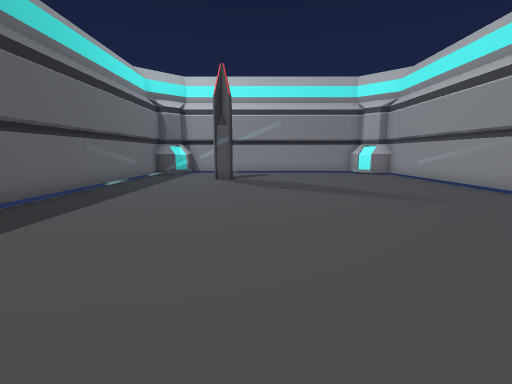
View 1 (above)

12 first-person views from a walk through a Unity game level. The camera is 1.2 m above the floor, tilts 8° down and sees 85° across. The floor is counted in squares, 1 m on a side. Each view is taken from the middle of a square. On the plan, view 1 faces up. The plan holds only what a view shows up to about 13 squares ahead; the rest is blank. The place goes on beyond the plan.

View 2
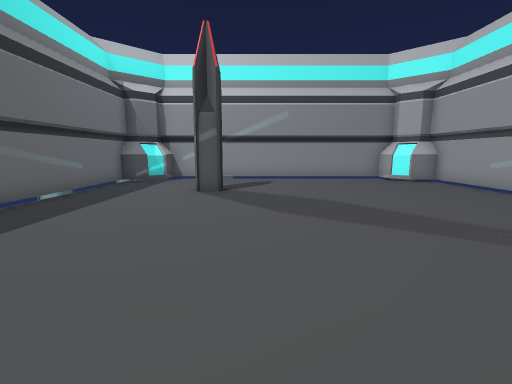

View 3
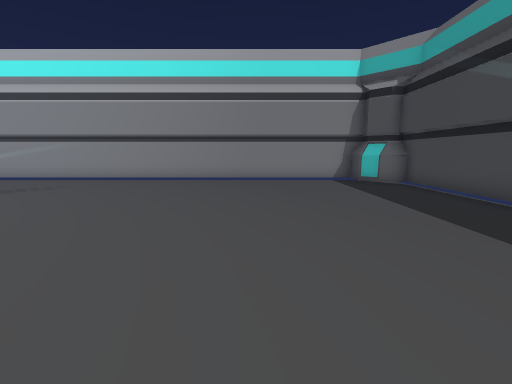

View 4
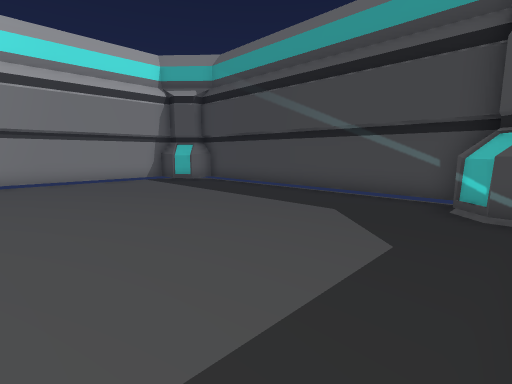

View 5
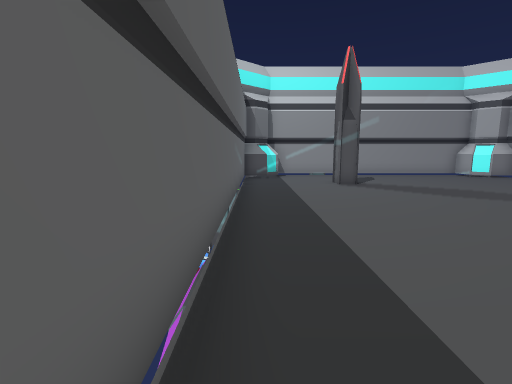

View 6
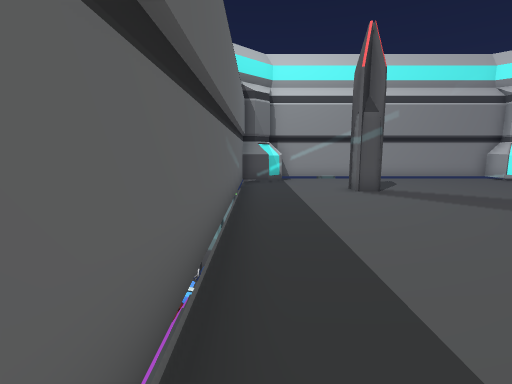

View 7
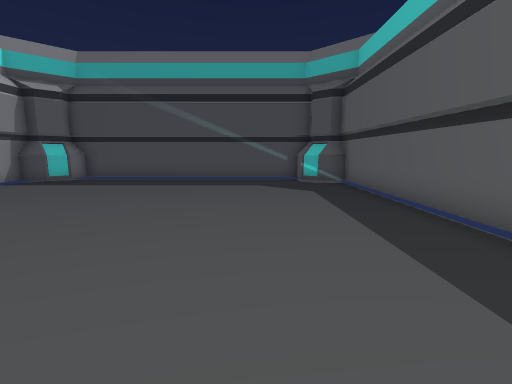

View 8
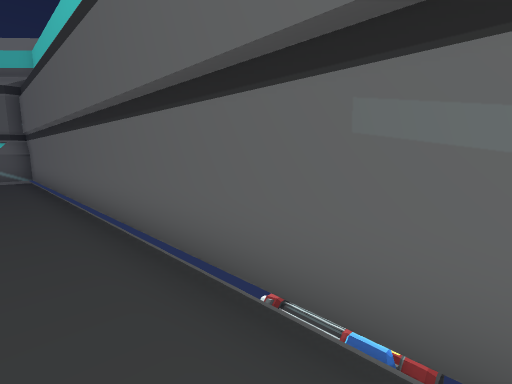

View 9
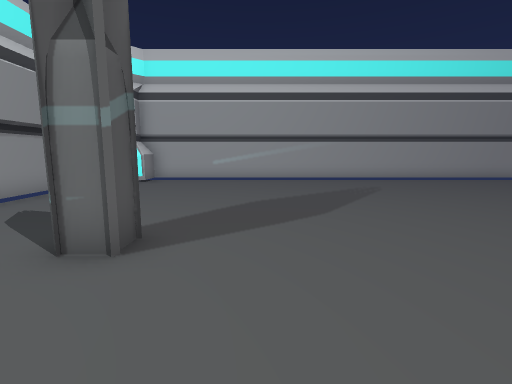

View 10
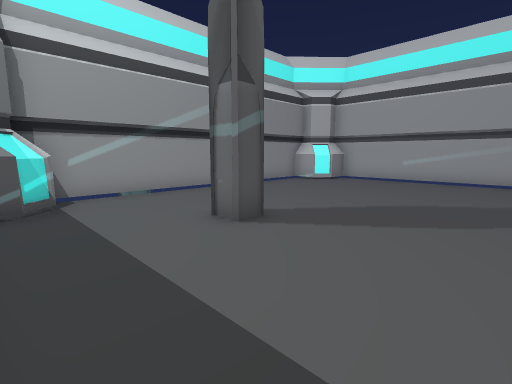

View 11
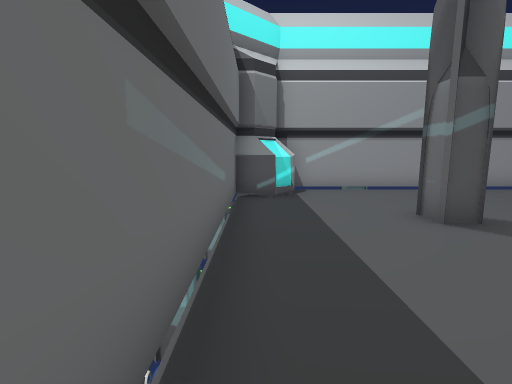

View 12
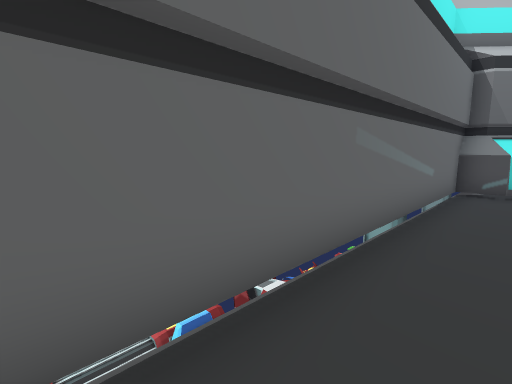

### Floor plan
Points are (right, up) in squares from view 1. A wall is a line through its corners. A room is listed if a view was taken in it or the views show most of it. See-through windows are left out.
Room 1 (views 1, 2, 3, 4, 5, 6, 7, 8, 9, 10, 11, 12)
walls: (-5.6, 5.6) (-5.6, -4.7) (-5, -4.7) (-4.5, -5.2) (-3.9, -4.9) (-3.9, -5.4); (-4.6, 15.5) (-5.6, 15.5); (-4.6, 15.7) (-5.6, 15.7); (-3.9, 16.2) (-4.6, 15.5); (6.2, -4.2) (7.5, -4.2); (7.5, 15.5) (6.5, 15.5) (5.8, 16.2) (5.8, 17.1); (7.5, 15.7) (6.6, 15.7); (-3.9, 17.1) (-3.9, 16.2) (-4.5, 16.5) (-5.1, 16) (-5.6, 16) (-5.6, 9.4); (-5.6, -4.2) (-4.6, -4.2) (-3.9, -4.9); (-5.6, -4.3) (-4.6, -4.3); (6.4, 17.1) (-4.4, 17.1); (6.3, -5.3) (6.9, -4.7) (7.4, -4.7) (7.4, 16) (7, 16) (6.3, 16.7); (5.8, -5.9) (5.8, -4.9) (6.3, -4.3) (7.5, -4.3); (-4.4, -5.8) (6.4, -5.8)
objects: other object (-8, 6) to (-8, 9); other object (-8, 10) to (-7, 11); other object (-8, 12) to (-7, 12); other object (-6, 6) to (-6, 9); other object (-6, 13); other object (-2, 13) to (-1, 13)

Positions as (right, up) in squares from view 1, and headings:
1: (0, 0), facing up
2: (0, 4), facing up
3: (-5, 0), facing right
4: (-5, 2), facing down-right
5: (-5, 2), facing up
6: (-5, 4), facing up
7: (-2, 7), facing down
8: (-4, 10), facing down-left
9: (-5, 11), facing right
10: (-5, 9), facing up-right
11: (-5, 8), facing up
12: (-4, 6), facing up-left
